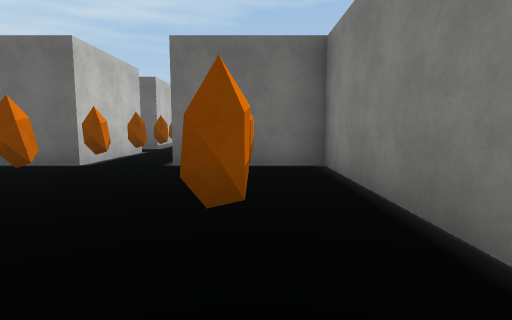
view 1 (above)

15 first-person views from a walk through a 3-D level made in the Unity game engine. The camera is 1.4 m above the floor, tilts 6° down and sees 80° across. The floor is counted in squares, 1.89 m on a side. Each view is taken from the middle of a square. On the plan, view 1 faces up. The plan holds only what a view shows up to about 10 squares ahead; the rest is blank. The place goes on beyond the plan. The player is left out. Some surface patterns are stand-ins.

view 2
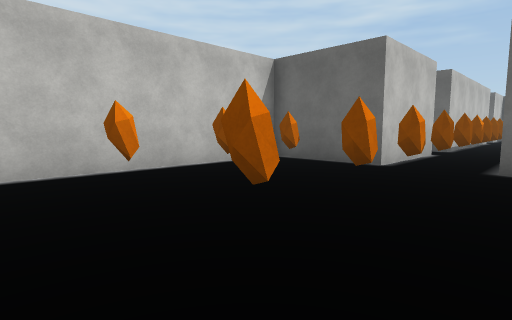

view 3
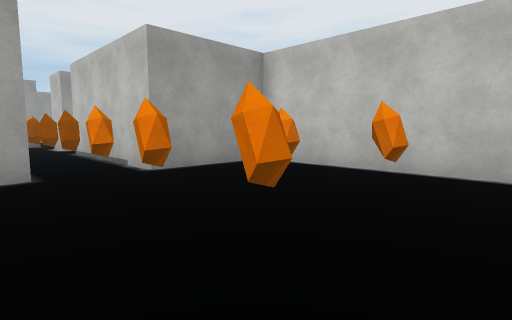

view 4
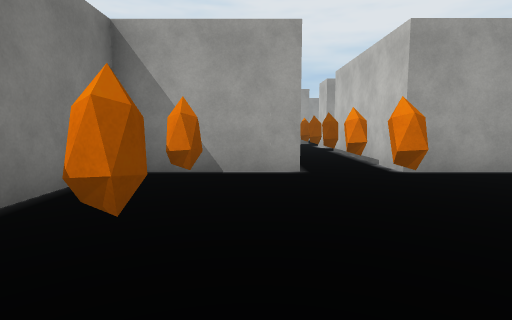

view 5
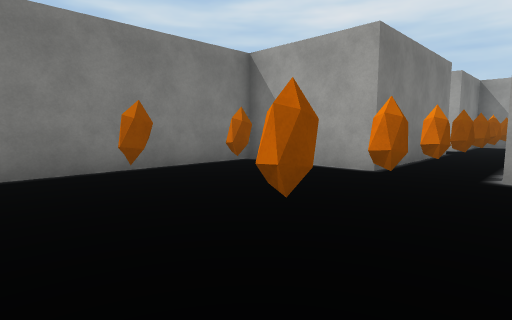

view 6
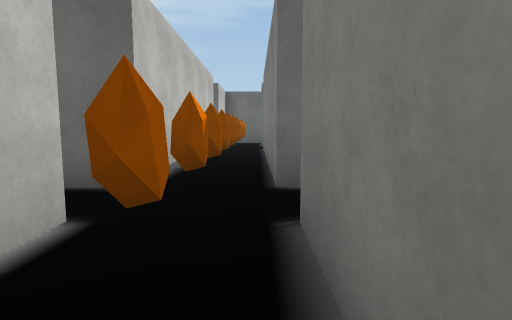

view 7
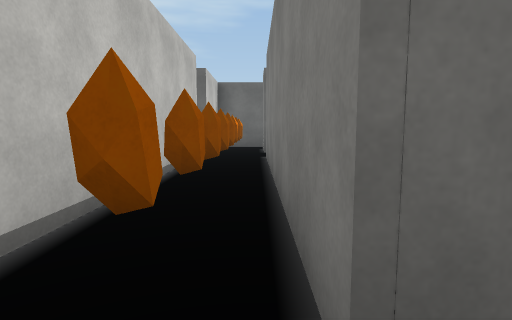

view 8
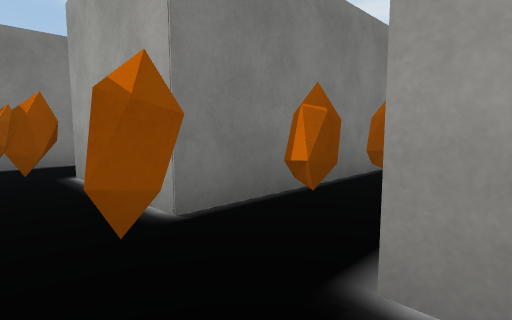

view 9
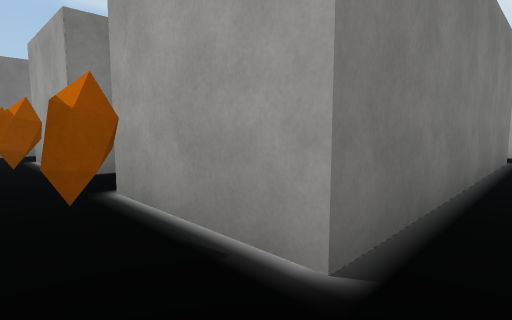

view 10
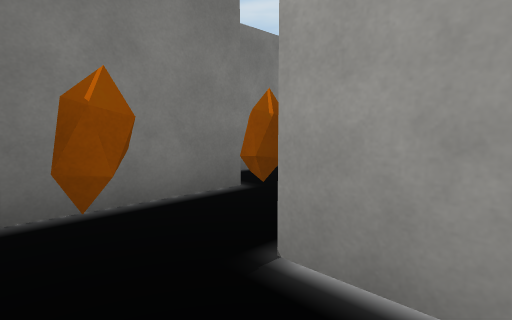

view 11
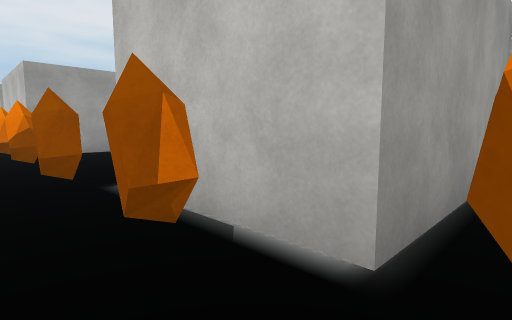

view 12
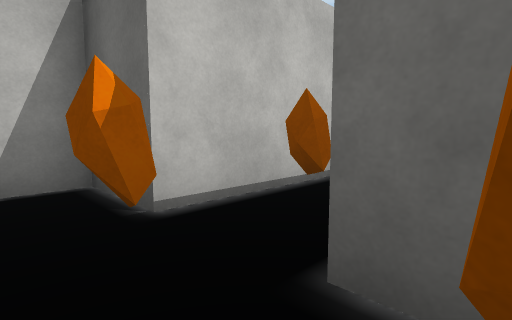

view 13
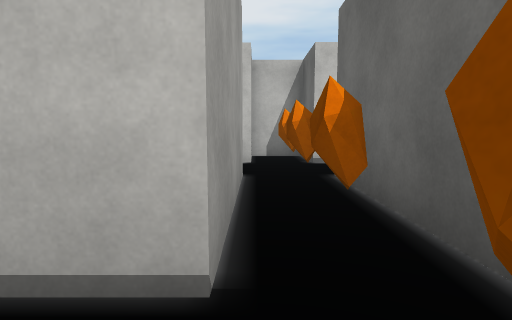

view 14
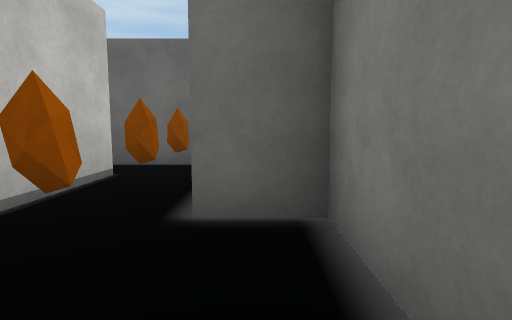

view 15
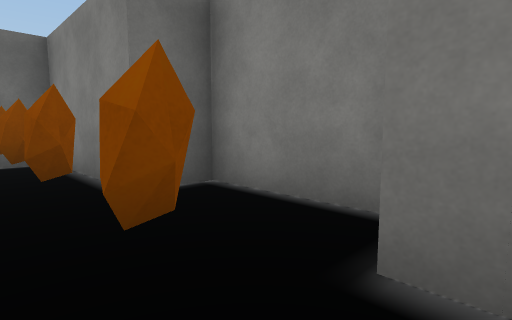

### Floor plan
Points are (right, up) in squares from view 1. A wall is a line through its corners. A room is listed if a view was taken in it or the views show most of it. See-through windows are left out.
Room 1 (views 1, 2, 3, 4, 5, 6, 7, 8, 9, 10, 11, 12, 13, 14, 15)
walls: (-1.9, -0.1) (1.4, -0.1) (1.4, 6) (-1.8, 6); (-3.5, -0.5) (-3.5, -4.9); (-1.7, 7.4) (-1.7, 9.4); (-5.6, -0.1) (-3.4, -0.1); (-1.7, -2.8) (-1.7, -1.6); (-3.5, 9.4) (-3.5, 6) (-6.4, 6) (-6.4, 0.4); (-1.2, 10.8) (-1.7, 10.8) (-1.7, 17.7) (1.1, 17.7); (2.8, -4.8) (-1.8, -4.8); (-5.1, -4.9) (-5.1, -6.1); (-1.6, -6.2) (1.7, -6.2) (1.7, -8.4); (-3.5, -6) (-3.5, -6.6); (-3.5, 12.5) (-3.5, 11.4); (3.5, -7.5) (3.5, -6.1); (-3.5, 15) (-3.5, 14.5); (2.9, 17.4) (2.9, 18.9); (4.6, -11) (4.6, -8.5) (3.4, -8.5); (-6.2, 17.7) (-3.4, 17.7); (3.5, -12) (3.5, -11.4)
ways out: opening at (-4, 10); opening at (-2.5, -7); opening at (-2.5, 20); opening at (2, 18)
objects: other object (-5, 2); other object (-5, 3); other object (-5, 5); other object (-5, 18); other object (-3, -5); other object (-3, -4); other object (-3, -2); other object (-3, 0); other object (-3, 2); other object (-3, 3); other object (-3, 5); other object (-3, 7); other object (-3, 9); other object (-3, 10); other object (-3, 11); other object (-3, 13); other object (-3, 14); other object (-3, 16); other object (-3, 17); other object (-3, 18); other object (-3, 20); other object (-1, -5); other object (0, 2); other object (0, 3); other object (0, 5); other object (0, 18); other object (1, -5); other object (2, 18); other object (3, -11); other object (3, -9); other object (3, -7); other object (3, -5)

Where each view was taken, in squares from view 1:
view 1: 0 up, 0 right, facing up
view 2: 0 up, 1 left, facing up-left
view 3: 5 up, 1 left, facing down-left
view 4: 5 up, 1 left, facing down
view 5: 5 up, 4 left, facing down-right
view 6: 7 up, 2 left, facing up
view 7: 10 up, 2 left, facing up
view 8: 19 up, 4 left, facing down-right
view 9: 19 up, 7 left, facing down-right
view 10: 19 up, 0 right, facing down-right
view 11: 10 up, 2 left, facing down-left
view 12: 6 down, 1 left, facing up-left
view 13: 6 down, 3 right, facing left
view 14: 11 down, 4 right, facing up
view 15: 12 down, 2 right, facing up-right
